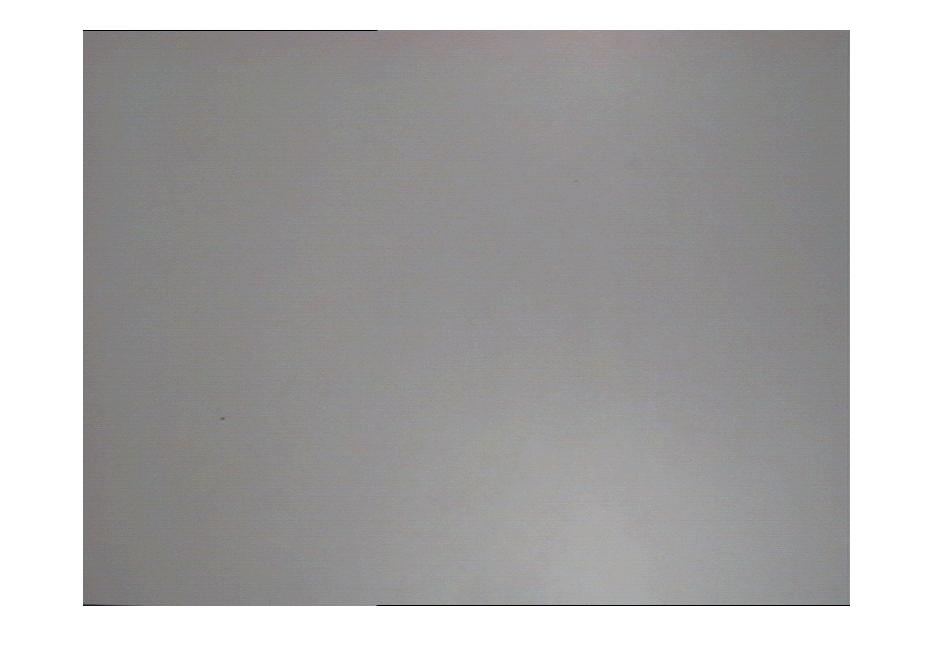
%> input picture z laboratorium/Matlab/brightness.jpg, 933 x 662 px
$ octave --eval "result = skrypt(rgb2gray(imread('../brightness.jpg')));"   (GNU Octave 9; MATLAB toolbox functions it lacks are replaced by stand-ins)
%> lines starting %> are read from the running program, lines starting %| are printed output that depends on the picture; in (x1, y1, x2, y2) boxes, pixels count from 0 and x2, y2 are one past the last pixel; in counts of white or black regions, pixels touching at a corner belong together; the program's own positions count from 1
function BWfinal = skrypt(I)

[BWs, threshold] = edge(I, 'log');
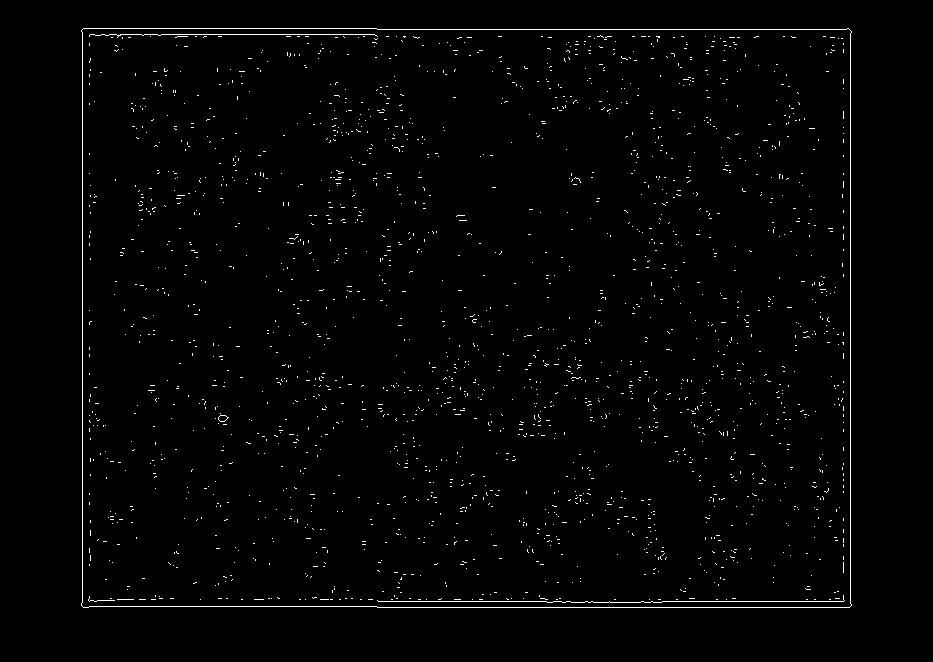
%> BWs: size 662x933 logical; 1.3% white in thin lines or dots, all inside (x1, y1, x2, y2) = (81, 28, 852, 608)
%> threshold = 0.000976
fudgeFactor = 1.4;
BWs = edge(I,'log', threshold * fudgeFactor);
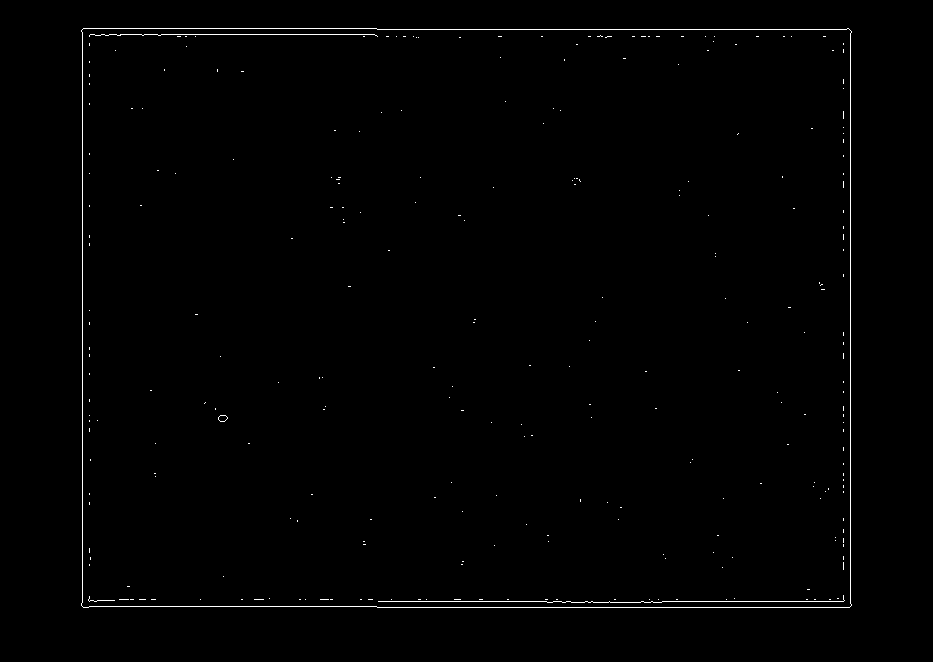
%> BWs: size 662x933 logical; 0.66% white in thin lines or dots, all inside (x1, y1, x2, y2) = (81, 28, 852, 608)

se90 = strel('line', 3, 80);
se0 = strel('line', 3, 0);

BWsdil = imdilate(BWs, [se90 se0]);
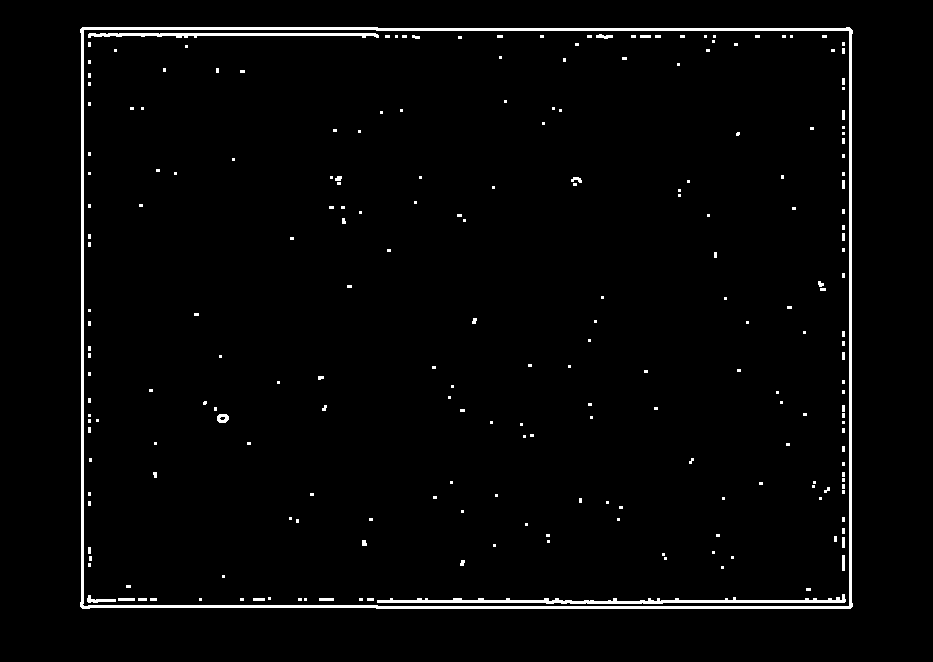
%> BWsdil: size 662x933 logical; 2.3% white; 226 white regions (192 under 20 px), largest, box (x1, y1, x2, y2) and area: (80, 27, 853, 609) 8101, (377, 594, 846, 604) 1623, (88, 33, 379, 38) 937

BWdfill = imfill(BWsdil, 'holes');
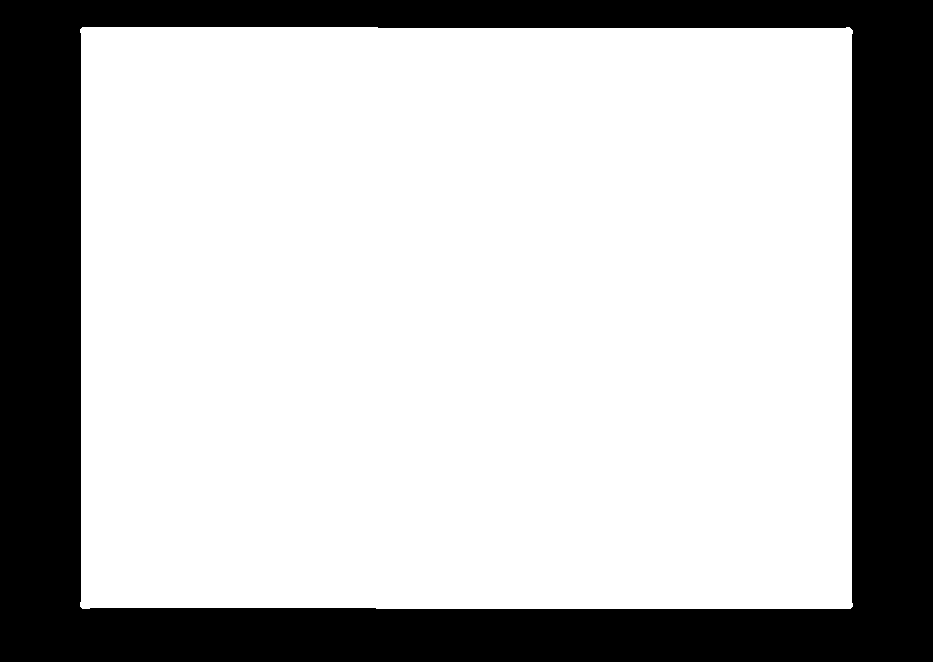
%> BWdfill: size 662x933 logical; 72.5% white; 1 black region, box (x1, y1, x2, y2) and area: (0, 0, 933, 662) 169667

seD = strel('disk',3);
BWfinal = imerode(BWdfill,seD);
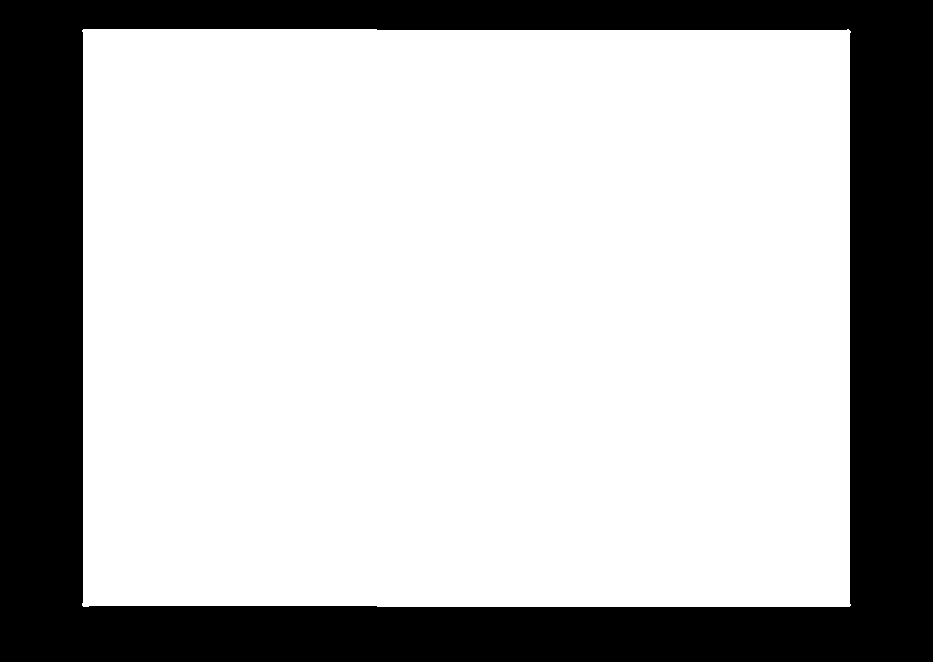
%> BWfinal: size 662x933 logical; 71.7% white; 1 black region, box (x1, y1, x2, y2) and area: (0, 0, 933, 662) 175070
BWfinal = imerode(BWfinal,seD);
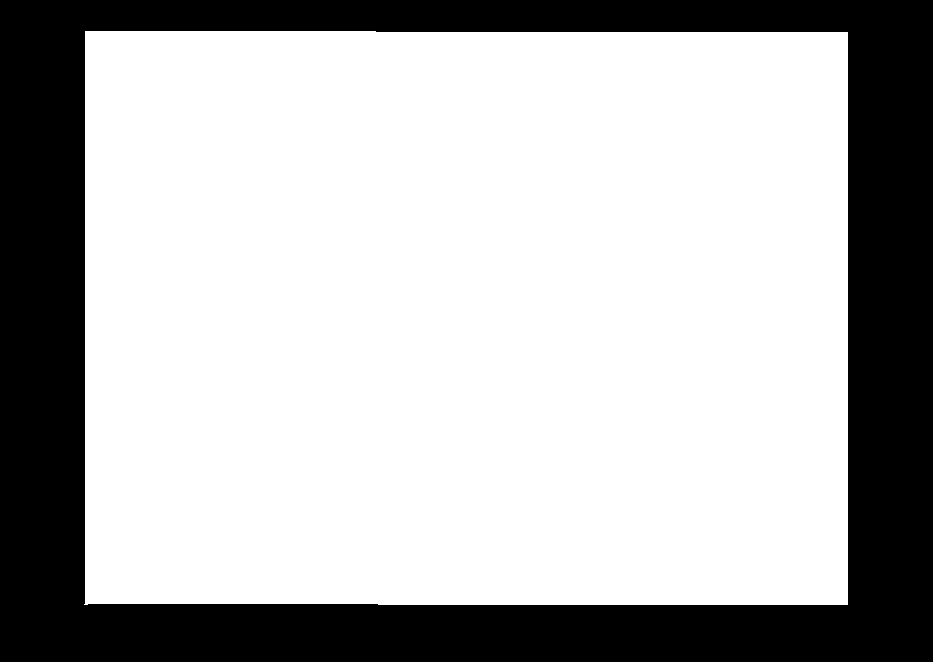
%> BWfinal: size 662x933 logical; 70.8% white; 1 black region, box (x1, y1, x2, y2) and area: (0, 0, 933, 662) 180445

end

$ run again, on z laboratorium/Matlab/wynik.jpg
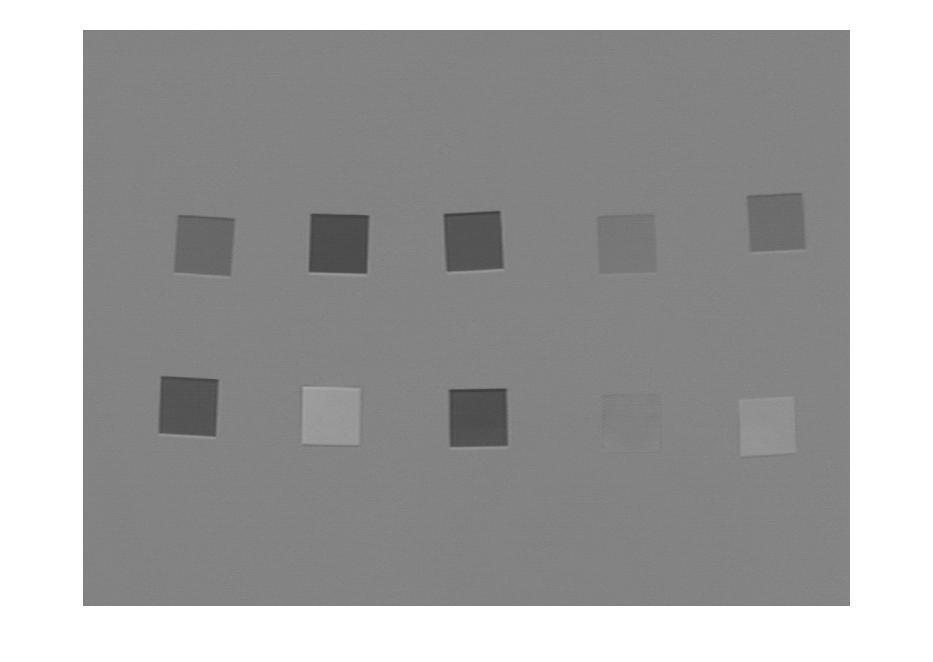
%> input picture z laboratorium/Matlab/wynik.jpg, 933 x 662 px
%> in skrypt, `[BWs, threshold] = edge(I, 'log');`:
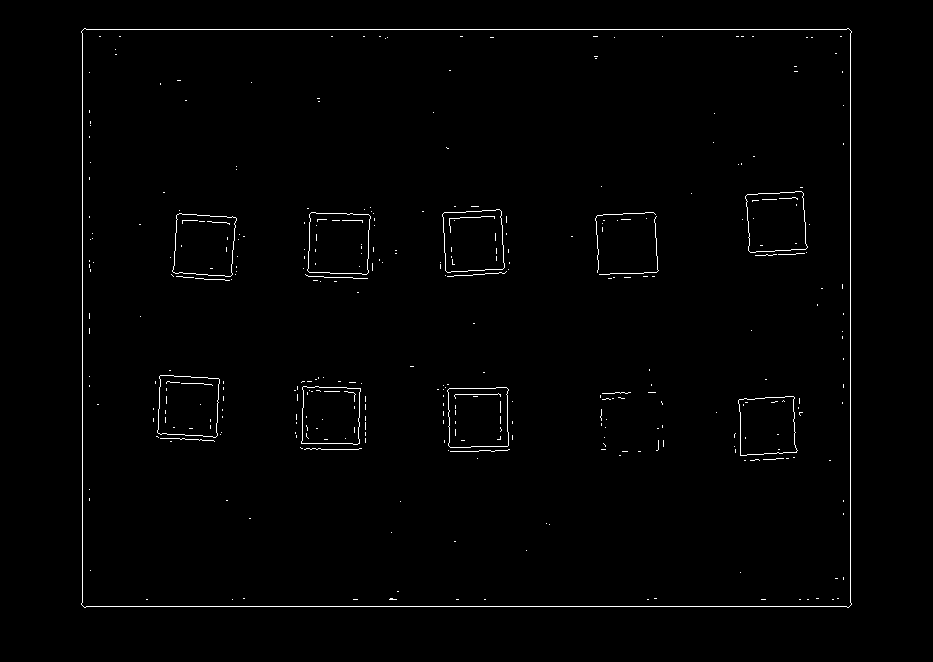
%> BWs: size 662x933 logical; 1% white in thin lines or dots, all inside (x1, y1, x2, y2) = (81, 28, 852, 608)
%> threshold = 0.000954
%> in skrypt, `BWsdil = imdilate(BWs, [se90 se0]);`:
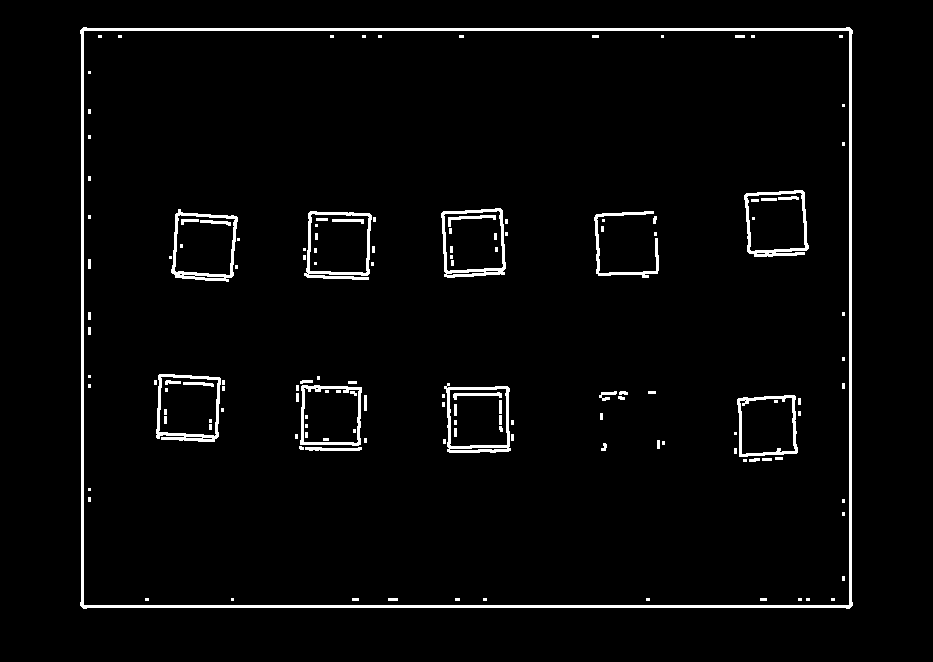
%> BWsdil: size 662x933 logical; 3.1% white; 144 white regions (86 under 20 px), largest, box (x1, y1, x2, y2) and area: (80, 27, 853, 609) 8098, (444, 383, 511, 453) 953, (304, 211, 372, 280) 948
%> BWdfill: size 662x933 logical; 72.4% white; 1 black region, box (x1, y1, x2, y2) and area: (0, 0, 933, 662) 170438
